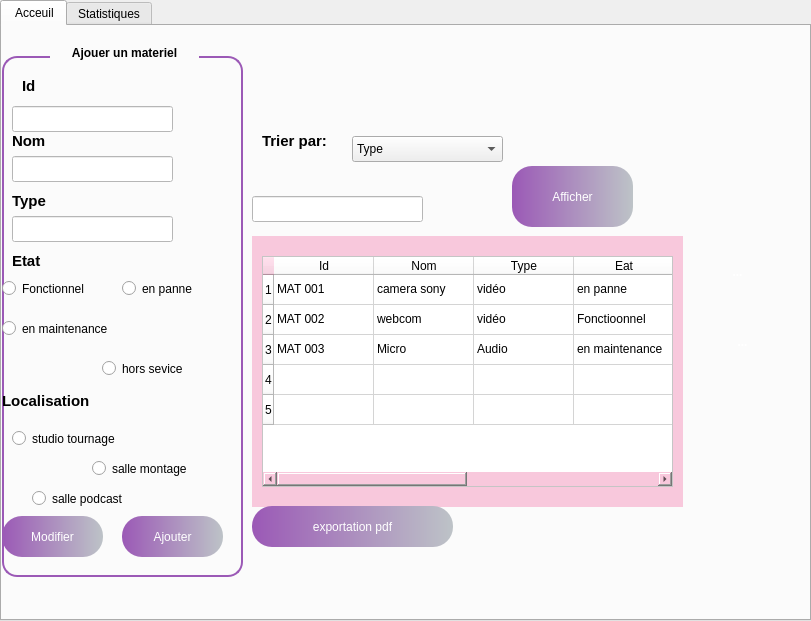
     <widget class="QTabWidget" name="tabWidget_2">
      <property name="geometry">
       <rect>
        <x>200</x>
        <y>10</y>
        <width>811</width>
        <height>621</height>
       </rect>
      </property>
      <property name="styleSheet">
       <string notr="true">QMainWindow, QWidget {
    background-color: #BDC3C7;
}

QTabWidget::pane {
    border: 2px solid #BDC3C7;
    border-radius: 15px;
    background-color: #BDC3C7;
}


QTabBar::tab {
    background: transparent;
    color: black;
    padding: 8px 20px;
    margin: 4px;
    border: 1px solid #999;
    border-radius: 15px;
    font-weight: bold;
}


QTabBar::tab:selected {
    background: #95A5A6;        
    color: white;
}


QTabBar::tab:hover {
    background: #A7B1B1;         
    color: white;
}


QTabWidget &gt; QWidget {
    background-color: #BDC3C7;
}</string>
      </property>
      <property name="currentIndex">
       <number>0</number>
      </property>
      <widget class="QWidget" name="tab_3">
       <attribute name="title">
        <string> Acceuil</string>
       </attribute>
       <widget class="QComboBox" name="comboBox_4">
        <property name="geometry">
         <rect>
          <x>350</x>
          <y>110</y>
          <width>151</width>
          <height>26</height>
         </rect>
        </property>
        <item>
         <property name="text">
          <string>Type</string>
         </property>
        </item>
        <item>
         <property name="text">
          <string>Etat</string>
         </property>
        </item>
       </widget>
       <widget class="QWidget" name="widget_3" native="true">
        <property name="geometry">
         <rect>
          <x>250</x>
          <y>210</y>
          <width>431</width>
          <height>271</height>
         </rect>
        </property>
        <property name="styleSheet">
         <string notr="true">background-color:rgb(248,200,220);</string>
        </property>
        <widget class="QTableWidget" name="tableWidget_2">
         <property name="geometry">
          <rect>
           <x>10</x>
           <y>20</y>
           <width>411</width>
           <height>231</height>
          </rect>
         </property>
         <property name="styleSheet">
          <string notr="true">alternate-background-color: rgb(255, 255, 255);
background-color: rgb(255, 255, 255);</string>
         </property>
         <row/>
         <row/>
         <row/>
         <row/>
         <row/>
         <column>
          <property name="text">
           <string>Id</string>
          </property>
         </column>
         <column>
          <property name="text">
           <string>Nom</string>
          </property>
         </column>
         <column>
          <property name="text">
           <string>Type</string>
          </property>
         </column>
         <column>
          <property name="text">
           <string>Eat</string>
          </property>
         </column>
         <column>
          <property name="text">
           <string>Localisation</string>
          </property>
         </column>
         <column>
          <property name="text">
           <string>Responsable</string>
          </property>
         </column>
         <item row="0" column="0">
          <property name="text">
           <string>MAT 001</string>
          </property>
         </item>
         <item row="0" column="1">
          <property name="text">
           <string>camera sony</string>
          </property>
         </item>
         <item row="0" column="2">
          <property name="text">
           <string>vidéo</string>
          </property>
         </item>
         <item row="0" column="3">
          <property name="text">
           <string>en panne</string>
          </property>
         </item>
         <item row="0" column="4">
          <property name="text">
           <string>salle de montage</string>
          </property>
         </item>
         <item row="0" column="5">
          <property name="text">
           <string>adiminstrateu</string>
          </property>
         </item>
         <item row="1" column="0">
          <property name="text">
           <string>MAT 002</string>
          </property>
         </item>
         <item row="1" column="1">
          <property name="text">
           <string>webcom</string>
          </property>
         </item>
         <item row="1" column="2">
          <property name="text">
           <string>vidéo</string>
          </property>
         </item>
         <item row="1" column="3">
          <property name="text">
           <string>Fonctioonnel</string>
          </property>
         </item>
         <item row="1" column="4">
          <property name="text">
           <string>salle de podcast</string>
          </property>
         </item>
         <item row="2" column="0">
          <property name="text">
           <string>MAT 003</string>
          </property>
         </item>
         <item row="2" column="1">
          <property name="text">
           <string>Micro</string>
          </property>
         </item>
         <item row="2" column="2">
          <property name="text">
           <string>Audio</string>
          </property>
         </item>
         <item row="2" column="3">
          <property name="text">
           <string>en maintenance</string>
          </property>
         </item>
         <item row="2" column="4">
          <property name="text">
           <string>salle tournage</string>
          </property>
         </item>
        </widget>
        <widget class="QLabel" name="label_14">
         <property name="geometry">
          <rect>
           <x>280</x>
           <y>270</y>
           <width>21</width>
           <height>31</height>
          </rect>
         </property>
         <property name="styleSheet">
          <string notr="true">background-color: transparent</string>
         </property>
         <property name="text">
          <string/>
         </property>
         <property name="pixmap">
          <pixmap>../../Desktop/gestion_des_projet/delete_78dp_0000F5_FILL0_wght400_GRAD0_opsz48.png</pixmap>
         </property>
         <property name="scaledContents">
          <bool>true</bool>
         </property>
        </widget>
        <widget class="QLabel" name="label_15">
         <property name="geometry">
          <rect>
           <x>300</x>
           <y>270</y>
           <width>21</width>
           <height>31</height>
          </rect>
         </property>
         <property name="styleSheet">
          <string notr="true">background-color: transparent
</string>
         </property>
         <property name="text">
          <string/>
         </property>
         <property name="pixmap">
          <pixmap>../../Desktop/gestion_des_projet/pencil.png</pixmap>
         </property>
         <property name="scaledContents">
          <bool>true</bool>
         </property>
        </widget>
        <widget class="QLabel" name="label_20">
         <property name="geometry">
          <rect>
           <x>280</x>
           <y>340</y>
           <width>21</width>
           <height>31</height>
          </rect>
         </property>
         <property name="styleSheet">
          <string notr="true">background-color: transparent</string>
         </property>
         <property name="text">
          <string/>
         </property>
         <property name="pixmap">
          <pixmap>../../Desktop/gestion_des_projet/delete_78dp_0000F5_FILL0_wght400_GRAD0_opsz48.png</pixmap>
         </property>
         <property name="scaledContents">
          <bool>true</bool>
         </property>
        </widget>
        <widget class="QLabel" name="label_21">
         <property name="geometry">
          <rect>
           <x>300</x>
           <y>340</y>
           <width>21</width>
           <height>31</height>
          </rect>
         </property>
         <property name="styleSheet">
          <string notr="true">background-color: transparent
</string>
         </property>
         <property name="text">
          <string/>
         </property>
         <property name="pixmap">
          <pixmap>../../Desktop/gestion_des_projet/pencil.png</pixmap>
         </property>
         <property name="scaledContents">
          <bool>true</bool>
         </property>
        </widget>
        <widget class="QLabel" name="label_22">
         <property name="geometry">
          <rect>
           <x>300</x>
           <y>310</y>
           <width>21</width>
           <height>31</height>
          </rect>
         </property>
         <property name="styleSheet">
          <string notr="true">background-color: transparent
</string>
         </property>
         <property name="text">
          <string/>
         </property>
         <property name="pixmap">
          <pixmap>../../Desktop/gestion_des_projet/pencil.png</pixmap>
         </property>
         <property name="scaledContents">
          <bool>true</bool>
         </property>
        </widget>
        <widget class="QLabel" name="label_23">
         <property name="geometry">
          <rect>
           <x>280</x>
           <y>310</y>
           <width>21</width>
           <height>31</height>
          </rect>
         </property>
         <property name="styleSheet">
          <string notr="true">background-color: transparent</string>
         </property>
         <property name="text">
          <string/>
         </property>
         <property name="pixmap">
          <pixmap>../../Desktop/gestion_des_projet/delete_78dp_0000F5_FILL0_wght400_GRAD0_opsz48.png</pixmap>
         </property>
         <property name="scaledContents">
          <bool>true</bool>
         </property>
        </widget>
        <widget class="QLabel" name="label_24">
         <property name="geometry">
          <rect>
           <x>280</x>
           <y>380</y>
           <width>21</width>
           <height>31</height>
          </rect>
         </property>
         <property name="styleSheet">
          <string notr="true">background-color: transparent</string>
         </property>
         <property name="text">
          <string/>
         </property>
         <property name="pixmap">
          <pixmap>../../Desktop/gestion_des_projet/delete_78dp_0000F5_FILL0_wght400_GRAD0_opsz48.png</pixmap>
         </property>
         <property name="scaledContents">
          <bool>true</bool>
         </property>
        </widget>
        <widget class="QLabel" name="label_25">
         <property name="geometry">
          <rect>
           <x>300</x>
           <y>380</y>
           <width>21</width>
           <height>31</height>
          </rect>
         </property>
         <property name="styleSheet">
          <string notr="true">background-color: transparent
</string>
         </property>
         <property name="text">
          <string/>
         </property>
         <property name="pixmap">
          <pixmap>../../Desktop/gestion_des_projet/pencil.png</pixmap>
         </property>
         <property name="scaledContents">
          <bool>true</bool>
         </property>
        </widget>
       </widget>
       <widget class="QLineEdit" name="lineEdit_8">
        <property name="geometry">
         <rect>
          <x>250</x>
          <y>170</y>
          <width>171</width>
          <height>26</height>
         </rect>
        </property>
        <property name="styleSheet">
         <string notr="true">background-color: rgb(255, 255, 255);</string>
        </property>
       </widget>
       <widget class="QGroupBox" name="groupBox_5">
        <property name="geometry">
         <rect>
          <x>0</x>
          <y>10</y>
          <width>241</width>
          <height>541</height>
         </rect>
        </property>
        <property name="styleSheet">
         <string notr="true">QGroupBox {
    border: 2px solid #9B59B6;
    border-radius: 15px;
    margin-top: 20px;
    background: qlineargradient(spread:pad,
                                x1:0, y1:0,
                                x2:1, y2:0,
                                stop:0 #9B59B6,
                                stop:1 #BDC3C7);
    color: white;
    font-weight: bold;
    padding: 15px;
}

QGroupBox::title {
    subcontrol-origin: margin;
    subcontrol-position: top centre; 
    padding: 10px 20px; 
    border-radius: 15px; 
    background: qlineargradient(spread:pad,
                                x1:0, y1:0,
                                x2:1, y2:0,
                                stop:0 #9B59B6,
                                stop:1 #BDC3C7);
    color: black; 
    font-size: 20px; 
    font-weight: bold;

}</string>
        </property>
        <property name="title">
         <string>Ajouer un materiel</string>
        </property>
        <widget class="QLabel" name="label_16">
         <property name="geometry">
          <rect>
           <x>20</x>
           <y>40</y>
           <width>63</width>
           <height>20</height>
          </rect>
         </property>
         <property name="styleSheet">
          <string notr="true">background:transparent;</string>
         </property>
         <property name="text">
          <string>&lt;html&gt;&lt;head/&gt;&lt;body&gt;&lt;p&gt;&lt;span style=&quot; font-size:11pt; font-weight:700; color:#000000;&quot;&gt;Id&lt;/span&gt;&lt;/p&gt;&lt;/body&gt;&lt;/html&gt;</string>
         </property>
        </widget>
        <widget class="QLabel" name="label_17">
         <property name="geometry">
          <rect>
           <x>10</x>
           <y>90</y>
           <width>81</width>
           <height>31</height>
          </rect>
         </property>
         <property name="styleSheet">
          <string notr="true">background:transparent;
</string>
         </property>
         <property name="text">
          <string>&lt;html&gt;&lt;head/&gt;&lt;body&gt;&lt;p&gt;&lt;span style=&quot; font-size:11pt; font-weight:700; color:#000000;&quot;&gt;Nom&lt;/span&gt;&lt;/p&gt;&lt;/body&gt;&lt;/html&gt;</string>
         </property>
        </widget>
        <widget class="QLabel" name="label_18">
         <property name="geometry">
          <rect>
           <x>10</x>
           <y>150</y>
           <width>101</width>
           <height>31</height>
          </rect>
         </property>
         <property name="styleSheet">
          <string notr="true">background:transparent;</string>
         </property>
         <property name="text">
          <string>&lt;html&gt;&lt;head/&gt;&lt;body&gt;&lt;p&gt;&lt;span style=&quot; font-size:11pt; font-weight:700; color:#000000;&quot;&gt;Type&lt;/span&gt;&lt;/p&gt;&lt;/body&gt;&lt;/html&gt;</string>
         </property>
        </widget>
        <widget class="QLabel" name="label_19">
         <property name="geometry">
          <rect>
           <x>0</x>
           <y>350</y>
           <width>101</width>
           <height>31</height>
          </rect>
         </property>
         <property name="styleSheet">
          <string notr="true">background:transparent;</string>
         </property>
         <property name="text">
          <string>&lt;html&gt;&lt;head/&gt;&lt;body&gt;&lt;p&gt;&lt;span style=&quot; font-size:11pt; font-weight:700; color:#000000;&quot;&gt;Localisation&lt;/span&gt;&lt;/p&gt;&lt;/body&gt;&lt;/html&gt;</string>
         </property>
        </widget>
        <widget class="QLabel" name="label_26">
         <property name="geometry">
          <rect>
           <x>10</x>
           <y>210</y>
           <width>91</width>
           <height>31</height>
          </rect>
         </property>
         <property name="styleSheet">
          <string notr="true">background:transparent;</string>
         </property>
         <property name="text">
          <string>&lt;html&gt;&lt;head/&gt;&lt;body&gt;&lt;p&gt;&lt;span style=&quot; font-size:11pt; font-weight:700; color:#000000;&quot;&gt;Etat&lt;/span&gt;&lt;/p&gt;&lt;/body&gt;&lt;/html&gt;</string>
         </property>
        </widget>
        <widget class="QToolButton" name="toolButton_16">
         <property name="geometry">
          <rect>
           <x>0</x>
           <y>480</y>
           <width>101</width>
           <height>41</height>
          </rect>
         </property>
         <property name="styleSheet">
          <string notr="true">QToolButton { border: none; border-radius: 20px; color: white; padding: 1px; background: qlineargradient(spread:pad, x1:0, y1:0, x2:1, y2:0, stop:0 #9B59B6, stop:1 #BDC3C7); } QToolButton:hover { background: qlineargradient(spread:pad, x1:0, y1:0, x2:1, y2:0, stop:0 #BDC3C7, stop:1 #F8C8DC);}</string>
         </property>
         <property name="text">
          <string>Modifier</string>
         </property>
        </widget>
        <widget class="QToolButton" name="toolButton_17">
         <property name="geometry">
          <rect>
           <x>120</x>
           <y>480</y>
           <width>101</width>
           <height>41</height>
          </rect>
         </property>
         <property name="styleSheet">
          <string notr="true">QToolButton { border: none; border-radius: 20px; color: white; padding: 1px; background: qlineargradient(spread:pad, x1:0, y1:0, x2:1, y2:0, stop:0 #9B59B6, stop:1 #BDC3C7); } QToolButton:hover { background: qlineargradient(spread:pad, x1:0, y1:0, x2:1, y2:0, stop:0 #BDC3C7, stop:1 #F8C8DC);}</string>
         </property>
         <property name="text">
          <string>Ajouter</string>
         </property>
        </widget>
        <widget class="QLineEdit" name="lineEdit_9">
         <property name="geometry">
          <rect>
           <x>10</x>
           <y>70</y>
           <width>161</width>
           <height>26</height>
          </rect>
         </property>
         <property name="styleSheet">
          <string notr="true">background-color: rgb(255, 255, 255);</string>
         </property>
        </widget>
        <widget class="QLineEdit" name="lineEdit_10">
         <property name="geometry">
          <rect>
           <x>10</x>
           <y>120</y>
           <width>161</width>
           <height>26</height>
          </rect>
         </property>
         <property name="styleSheet">
          <string notr="true">background-color: rgb(255, 255, 255);</string>
         </property>
        </widget>
        <widget class="QLineEdit" name="lineEdit_11">
         <property name="geometry">
          <rect>
           <x>10</x>
           <y>180</y>
           <width>161</width>
           <height>26</height>
          </rect>
         </property>
         <property name="styleSheet">
          <string notr="true">background-color: rgb(255, 255, 255);</string>
         </property>
        </widget>
        <widget class="QRadioButton" name="radioButton_4">
         <property name="geometry">
          <rect>
           <x>0</x>
           <y>240</y>
           <width>111</width>
           <height>25</height>
          </rect>
         </property>
         <property name="text">
          <string>Fonctionnel</string>
         </property>
        </widget>
        <widget class="QRadioButton" name="radioButton_5">
         <property name="geometry">
          <rect>
           <x>0</x>
           <y>280</y>
           <width>141</width>
           <height>25</height>
          </rect>
         </property>
         <property name="text">
          <string>en maintenance</string>
         </property>
        </widget>
        <widget class="QRadioButton" name="radioButton_6">
         <property name="geometry">
          <rect>
           <x>100</x>
           <y>320</y>
           <width>111</width>
           <height>25</height>
          </rect>
         </property>
         <property name="text">
          <string>hors sevice</string>
         </property>
        </widget>
        <widget class="QRadioButton" name="radioButton_7">
         <property name="geometry">
          <rect>
           <x>120</x>
           <y>240</y>
           <width>111</width>
           <height>25</height>
          </rect>
         </property>
         <property name="text">
          <string>en panne</string>
         </property>
        </widget>
        <widget class="QRadioButton" name="radioButton_8">
         <property name="geometry">
          <rect>
           <x>10</x>
           <y>390</y>
           <width>131</width>
           <height>25</height>
          </rect>
         </property>
         <property name="text">
          <string>studio tournage</string>
         </property>
        </widget>
        <widget class="QRadioButton" name="radioButton_9">
         <property name="geometry">
          <rect>
           <x>30</x>
           <y>450</y>
           <width>121</width>
           <height>25</height>
          </rect>
         </property>
         <property name="text">
          <string>salle podcast</string>
         </property>
        </widget>
        <widget class="QRadioButton" name="radioButton_10">
         <property name="geometry">
          <rect>
           <x>90</x>
           <y>420</y>
           <width>131</width>
           <height>25</height>
          </rect>
         </property>
         <property name="text">
          <string>salle montage</string>
         </property>
        </widget>
       </widget>
       <widget class="QLabel" name="label_27">
        <property name="geometry">
         <rect>
          <x>260</x>
          <y>100</y>
          <width>91</width>
          <height>31</height>
         </rect>
        </property>
        <property name="text">
         <string>&lt;html&gt;&lt;head/&gt;&lt;body&gt;&lt;p&gt;&lt;span style=&quot; font-size:11pt; font-weight:700; color:#000000;&quot;&gt;Trier par:&lt;/span&gt;&lt;/p&gt;&lt;/body&gt;&lt;/html&gt;</string>
        </property>
       </widget>
       <widget class="QToolButton" name="toolButton_18">
        <property name="geometry">
         <rect>
          <x>440</x>
          <y>150</y>
          <width>51</width>
          <height>51</height>
         </rect>
        </property>
        <property name="styleSheet">
         <string notr="true">QToolButton {
	font: 10pt &quot;Segoe UI&quot;;
    border: none;
    border-radius: 20px;
    color: white;
    padding: 5px;
    background: qlineargradient(spread:pad,
                                x1:0, y1:0,
                                x2:1, y2:0,
                                stop:0 #F8C8DC,
                                stop:1 #BDC3C7);
    font-weight: bold;
}

QToolButton:hover {
    background: qlineargradient(spread:pad,
                                x1:0, y1:0,
                                x2:1, y2:0,
                                stop:0 #BDC3C7,
                                stop:1 #F8C8DC);
    color: black;
}
</string>
        </property>
        <property name="text">
         <string/>
        </property>
        <property name="icon">
         <iconset theme="QIcon::ThemeIcon::EditFind"/>
        </property>
        <property name="iconSize">
         <size>
          <width>30</width>
          <height>30</height>
         </size>
        </property>
       </widget>
       <widget class="QToolButton" name="toolButton_19">
        <property name="geometry">
         <rect>
          <x>250</x>
          <y>480</y>
          <width>201</width>
          <height>41</height>
         </rect>
        </property>
        <property name="styleSheet">
         <string notr="true">QToolButton { border: none; border-radius: 20px; color: white; padding: 1px; background: qlineargradient(spread:pad, x1:0, y1:0, x2:1, y2:0, stop:0 #9B59B6, stop:1 #BDC3C7); } QToolButton:hover { background: qlineargradient(spread:pad, x1:0, y1:0, x2:1, y2:0, stop:0 #BDC3C7, stop:1 #F8C8DC);}</string>
        </property>
        <property name="text">
         <string>exportation pdf</string>
        </property>
       </widget>
       <widget class="QToolButton" name="toolButton_20">
        <property name="geometry">
         <rect>
          <x>510</x>
          <y>140</y>
          <width>121</width>
          <height>61</height>
         </rect>
        </property>
        <property name="styleSheet">
         <string notr="true">QToolButton { border: none; border-radius: 20px; color: white; padding: 1px; background: qlineargradient(spread:pad, x1:0, y1:0, x2:1, y2:0, stop:0 #9B59B6, stop:1 #BDC3C7); } QToolButton:hover { background: qlineargradient(spread:pad, x1:0, y1:0, x2:1, y2:0, stop:0 #BDC3C7, stop:1 #F8C8DC);}</string>
        </property>
        <property name="text">
         <string>Afficher</string>
        </property>
       </widget>
       <widget class="QToolButton" name="toolButton_21">
        <property name="geometry">
         <rect>
          <x>700</x>
          <y>290</y>
          <width>81</width>
          <height>51</height>
         </rect>
        </property>
        <property name="styleSheet">
         <string notr="true">QToolButton {
	font: 10pt &quot;Segoe UI&quot;;
    border: none;
    border-radius: 20px;
    color: white;
    padding: 5px;
    background: qlineargradient(spread:pad,
                                x1:0, y1:0,
                                x2:1, y2:0,
                                stop:0 #F8C8DC,
                                stop:1 #BDC3C7);
    font-weight: bold;
}

QToolButton:hover {
    background: qlineargradient(spread:pad,
                                x1:0, y1:0,
                                x2:1, y2:0,
                                stop:0 #BDC3C7,
                                stop:1 #F8C8DC);
    color: black;
}
</string>
        </property>
        <property name="text">
         <string>...</string>
        </property>
        <property name="icon">
         <iconset theme="QIcon::ThemeIcon::EditDelete"/>
        </property>
        <property name="iconSize">
         <size>
          <width>30</width>
          <height>30</height>
         </size>
        </property>
       </widget>
       <widget class="QToolButton" name="toolButton_22">
        <property name="geometry">
         <rect>
          <x>700</x>
          <y>220</y>
          <width>71</width>
          <height>51</height>
         </rect>
        </property>
        <property name="styleSheet">
         <string notr="true">QToolButton {
	font: 10pt &quot;Segoe UI&quot;;
    border: none;
    border-radius: 20px;
    color: white;
    padding: 5px;
    background: qlineargradient(spread:pad,
                                x1:0, y1:0,
                                x2:1, y2:0,
                                stop:0 #F8C8DC,
                                stop:1 #BDC3C7);
    font-weight: bold;
}

QToolButton:hover {
    background: qlineargradient(spread:pad,
                                x1:0, y1:0,
                                x2:1, y2:0,
                                stop:0 #BDC3C7,
                                stop:1 #F8C8DC);
    color: black;
}
</string>
        </property>
        <property name="text">
         <string>...</string>
        </property>
        <property name="icon">
         <iconset theme="QIcon::ThemeIcon::MailMessageNew"/>
        </property>
        <property name="iconSize">
         <size>
          <width>30</width>
          <height>30</height>
         </size>
        </property>
       </widget>
      </widget>
      <widget class="QWidget" name="tab_4">
       <attribute name="title">
        <string>Statistiques</string>
       </attribute>
       <widget class="QWidget" name="widget_4" native="true">
        <property name="geometry">
         <rect>
          <x>30</x>
          <y>40</y>
          <width>501</width>
          <height>511</height>
         </rect>
        </property>
        <widget class="QLabel" name="label_28">
         <property name="geometry">
          <rect>
           <x>0</x>
           <y>10</y>
           <width>501</width>
           <height>481</height>
          </rect>
         </property>
         <property name="text">
          <string/>
         </property>
         <property name="pixmap">
          <pixmap>../materiel123/1.png</pixmap>
         </property>
         <property name="scaledContents">
          <bool>true</bool>
         </property>
        </widget>
       </widget>
       <widget class="QLabel" name="label_29">
        <property name="geometry">
         <rect>
          <x>740</x>
          <y>110</y>
          <width>231</width>
          <height>311</height>
         </rect>
        </property>
        <property name="text">
         <string/>
        </property>
        <property name="pixmap">
         <pixmap>../materiel123/frame.png</pixmap>
        </property>
        <property name="scaledContents">
         <bool>true</bool>
        </property>
       </widget>
      </widget>
     </widget>
